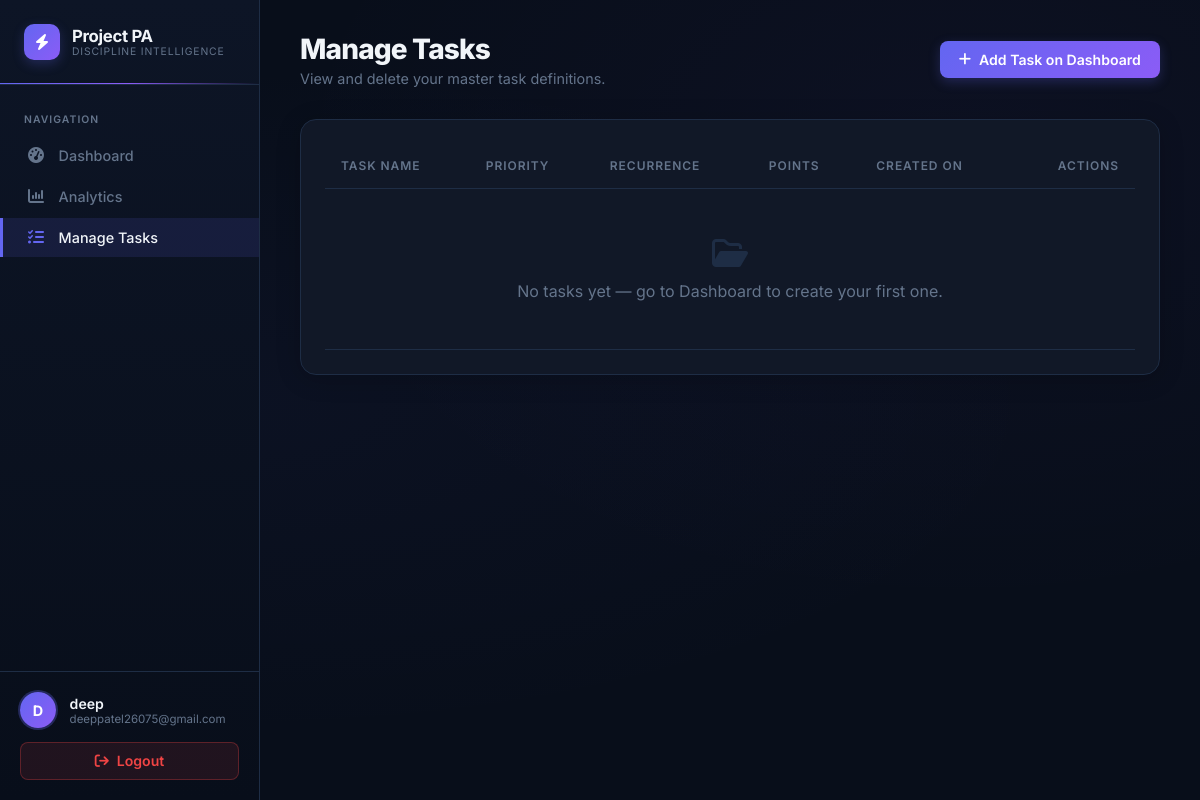
/manage (signed in), run on the app's committed database.
### models.py (models this page shows, shortened)
class User(db.Model, UserMixin):
    id = db.Column(db.Integer, primary_key=True)
    name = db.Column(db.String(100), nullable=False)
    email = db.Column(db.String(120), unique=True, nullable=False)
    password_hash = db.Column(db.String(255), nullable=False)
    streak_count = db.Column(db.Integer, default=0)
    tasks = db.relationship('Task', backref='user', lazy=True)
    scores = db.relationship('Score', backref='user', lazy=True)

### app.py (the view)
@app.route('/manage')
@login_required
def manage():
    tasks = Task.query.filter_by(user_id=current_user.id).order_by(Task.date_created.desc()).all()
    return render_template('manage.html', tasks=tasks)

### app.py (called while the page is built)
@login_manager.user_loader
def load_user(user_id):
    return db.session.get(User, int(user_id))

### templates/manage.html
{% extends "base.html" %}
{% block content %}
<div class="page-header animate-fade-in">
    <div>
        <h1 class="page-title">Manage Tasks</h1>
        <p class="page-subtitle">View and delete your master task definitions.</p>
    </div>
    <a href="{{ url_for('dashboard') }}" class="btn btn-primary">
        <i class="fa-solid fa-plus"></i> Add Task on Dashboard
    </a>
</div>
<div class="card animate-fade-in d1">
    <div class="table-container">
        <table>
            <thead>
                <tr>
                    <th>Task Name</th>
                    <th>Priority</th>
                    <th>Recurrence</th>
                    <th>Points</th>
                    <th>Created On</th>
                    <th style="text-align:right;">Actions</th>
                </tr>
            </thead>
            <tbody>
                {% for task in tasks %}
                <tr>
                    <td style="font-weight:600;">{{ task.title }}</td>
                    <td><span class="badge badge-{{ task.priority|lower }}">{{ task.priority }}</span></td>
                    <td><span class="badge badge-recurrence">{{ task.recurrence_type|title }}</span></td>
                    <td style="font-weight:700; color:var(--primary);">{{ task.point_value }}pts</td>
                    <td style="color:var(--text-muted); font-size:0.85rem;">{{ task.date_created.strftime('%b %d, %Y') }}</td>
                    <td style="text-align:right;">
                        <a href="{{ url_for('delete_task', task_id=task.id) }}" class="btn btn-danger" style="padding:0.4rem 0.85rem; font-size:0.8rem;" onclick="return confirm('Delete this task and all its history forever?')">
                            <i class="fa-solid fa-trash"></i> Delete
                        </a>
                    </td>
                </tr>
                {% else %}
                <tr>
                    <td colspan="6" style="text-align:center; padding:3rem; color:var(--text-muted);">
                        <i class="fa-regular fa-folder-open" style="font-size:2rem; margin-bottom:0.75rem; display:block; color:var(--border-color);"></i>
                        No tasks yet — go to Dashboard to create your first one.
                    </td>
                </tr>
                {% endfor %}
            </tbody>
        </table>
    </div>
</div>
{% endblock %}

### templates/base.html (shortened to what this page needs)
<!DOCTYPE html>
<html lang="en">
<head>
    <link rel="stylesheet" href="https://cdnjs.cloudflare.com/ajax/libs/font-awesome/6.4.0/css/all.min.css">
    <link rel="stylesheet" href="{{ url_for('static', filename='css/style.css') }}">
</head>
<body>
{% if current_user.is_authenticated %}
<aside class="sidebar">
    <a href="{{ url_for('dashboard') }}" class="sidebar-header" style="text-decoration:none;">
        <div class="sidebar-logo-icon"><i class="fa-solid fa-bolt"></i></div>
        <div class="sidebar-logo-text">
            <div class="brand-name">Project PA</div>
            <div class="brand-sub">Discipline Intelligence</div>
        </div>
    </a>
    <nav class="sidebar-menu">
        <div class="menu-section-label">Navigation</div>
        <a href="{{ url_for('dashboard') }}" class="menu-item {% if request.endpoint == 'dashboard' %}active{% endif %}">
            <i class="fa-solid fa-gauge-high"></i> Dashboard
        </a>
        <a href="{{ url_for('analytics') }}" class="menu-item {% if request.endpoint == 'analytics' %}active{% endif %}">
            <i class="fa-solid fa-chart-column"></i> Analytics
        </a>
        <a href="{{ url_for('manage') }}" class="menu-item {% if request.endpoint == 'manage' %}active{% endif %}">
            <i class="fa-solid fa-list-check"></i> Manage Tasks
        </a>
    </nav>
    <div class="sidebar-footer">
        <div class="user-info">
            <div class="user-avatar">{{ current_user.name[0]|upper }}</div>
            <div>
                <div class="user-name">{{ current_user.name }}</div>
                <div class="user-email">{{ current_user.email }}</div>
            </div>
        </div>
        <a href="{{ url_for('logout') }}" class="btn btn-danger" style="width:100%; justify-content:center;">
            <i class="fa-solid fa-arrow-right-from-bracket"></i> Logout
        </a>
    </div>
</aside>
<main class="main-content">
    {% block content %}{% endblock %}
</main>
{% endif %}
</body>
</html>

### data on the page
User: name "D", name "deep", email "deeppatel26075@gmail.com"
